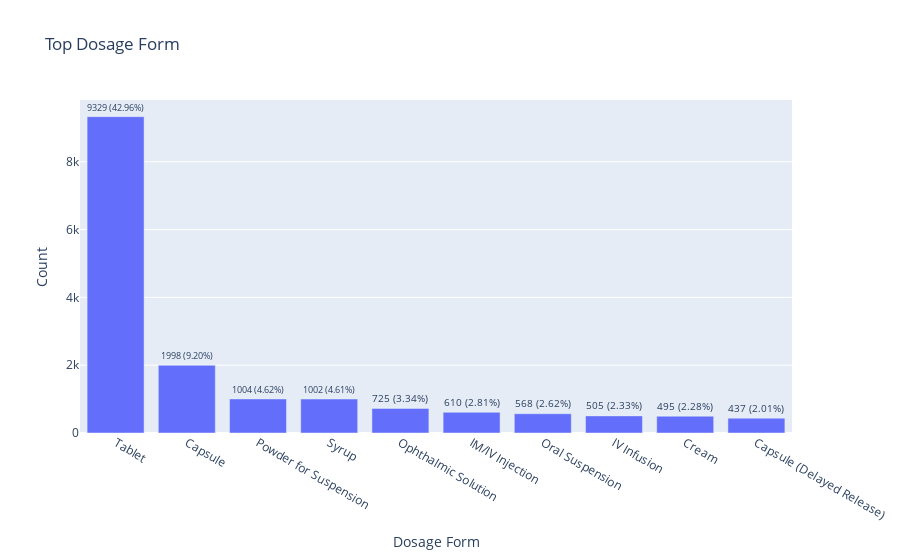

The cell this chart's notebook holds for it:
### Code cell
# Set the column name to visualize
col_name = 'dosage form'

# Generate the bar plot for the top 10 dosage forms
top_plot(col_name, 10)

### Figure 1 — Plotly figure (JSON) as saved in the notebook; plotly's stock layout.template omitted (floating-point values rounded to 4 significant figures)
{"data": [{"alignmentgroup": "True", "hovertemplate": "Dosage Form=%{x}<br>Counts=%{y}<br>Count (%)=%{text}<extra></extra>", "legendgroup": "", "marker": {"color": "#636efa", "pattern": {"shape": ""}}, "name": "", "offsetgroup": "", "orientation": "v", "showlegend": false, "text": ["9329 (42.96%)", "1998 (9.20%)", "1004 (4.62%)", "1002 (4.61%)", "725 (3.34%)", "610 (2.81%)", "568 (2.62%)", "505 (2.33%)", "495 (2.28%)", "437 (2.01%)"], "textposition": "outside", "type": "bar", "x": ["Tablet", "Capsule", "Powder for Suspension", "Syrup", "Ophthalmic Solution", "IM/IV Injection", "Oral Suspension", "IV Infusion", "Cream", "Capsule (Delayed Release)"], "xaxis": "x", "y": [9329, 1998, 1004, 1002, 725, 610, 568, 505, 495, 437], "yaxis": "y"}], "layout": {"autosize": true, "barmode": "relative", "legend": {"tracegroupgap": 0}, "title": {"text": "Top Dosage Form"}, "xaxis": {"anchor": "y", "autorange": true, "domain": [0, 1], "range": [-0.5, 9.5], "title": {"text": "Dosage Form"}, "type": "category"}, "yaxis": {"anchor": "x", "autorange": true, "domain": [0, 1], "range": [0, 9820], "title": {"text": "Count"}, "type": "linear"}}}
